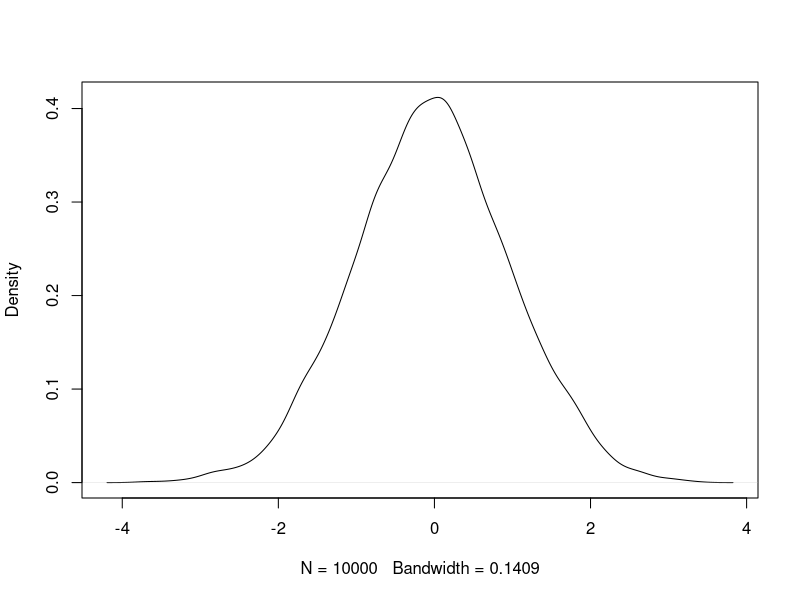

Recreate this plot in R.
## ---- chunk 1
#| label: fig-density
#| fig-cap: "A density plot generated using R"
plot(density(rnorm(10^4)),main="")
